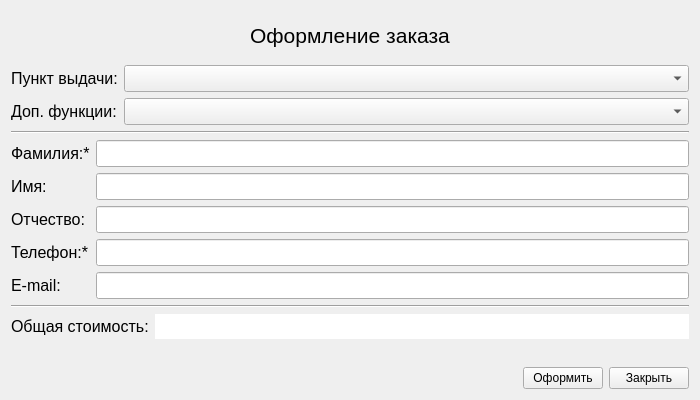
<?xml version="1.0" encoding="UTF-8"?>
<ui version="4.0">
 <class>CreateOrderForm</class>
 <widget class="QWidget" name="CreateOrderForm">
  <property name="windowModality">
   <enum>Qt::ApplicationModal</enum>
  </property>
  <property name="geometry">
   <rect>
    <x>0</x>
    <y>0</y>
    <width>700</width>
    <height>400</height>
   </rect>
  </property>
  <property name="windowTitle">
   <string>Оформление заказа</string>
  </property>
  <layout class="QGridLayout" name="gridLayout">
   <item row="4" column="0">
    <widget class="Line" name="line_2">
     <property name="orientation">
      <enum>Qt::Horizontal</enum>
     </property>
    </widget>
   </item>
   <item row="5" column="0">
    <layout class="QFormLayout" name="formLayout_3">
     <property name="topMargin">
      <number>0</number>
     </property>
     <item row="0" column="0">
      <widget class="QLabel" name="finalCost_Label">
       <property name="font">
        <font>
         <pointsize>12</pointsize>
        </font>
       </property>
       <property name="text">
        <string>Общая стоимость:</string>
       </property>
      </widget>
     </item>
     <item row="0" column="1">
      <widget class="QLineEdit" name="finalCost_LineEdit">
       <property name="font">
        <font>
         <pointsize>12</pointsize>
        </font>
       </property>
       <property name="frame">
        <bool>false</bool>
       </property>
       <property name="readOnly">
        <bool>true</bool>
       </property>
      </widget>
     </item>
    </layout>
   </item>
   <item row="0" column="0">
    <widget class="QLabel" name="label">
     <property name="font">
      <font>
       <pointsize>16</pointsize>
      </font>
     </property>
     <property name="text">
      <string>Оформление заказа</string>
     </property>
     <property name="alignment">
      <set>Qt::AlignCenter</set>
     </property>
    </widget>
   </item>
   <item row="1" column="0">
    <layout class="QFormLayout" name="formLayout">
     <property name="rowWrapPolicy">
      <enum>QFormLayout::DontWrapRows</enum>
     </property>
     <property name="topMargin">
      <number>0</number>
     </property>
     <item row="0" column="0">
      <widget class="QLabel" name="deliveryPoint_Label">
       <property name="font">
        <font>
         <pointsize>12</pointsize>
        </font>
       </property>
       <property name="text">
        <string>Пункт выдачи:</string>
       </property>
      </widget>
     </item>
     <item row="0" column="1">
      <widget class="QComboBox" name="deliveryPoint_comboBox">
       <property name="font">
        <font>
         <pointsize>12</pointsize>
        </font>
       </property>
      </widget>
     </item>
     <item row="1" column="0">
      <widget class="QLabel" name="extraFunc_Label">
       <property name="font">
        <font>
         <pointsize>12</pointsize>
        </font>
       </property>
       <property name="text">
        <string>Доп. функции:</string>
       </property>
      </widget>
     </item>
     <item row="1" column="1">
      <widget class="QComboBox" name="extraFunc_comboBox">
       <property name="font">
        <font>
         <pointsize>12</pointsize>
        </font>
       </property>
      </widget>
     </item>
    </layout>
   </item>
   <item row="2" column="0">
    <widget class="Line" name="line">
     <property name="orientation">
      <enum>Qt::Horizontal</enum>
     </property>
    </widget>
   </item>
   <item row="6" column="0">
    <layout class="QHBoxLayout" name="horizontalLayout">
     <item>
      <spacer name="horizontalSpacer">
       <property name="orientation">
        <enum>Qt::Horizontal</enum>
       </property>
       <property name="sizeHint" stdset="0">
        <size>
         <width>40</width>
         <height>20</height>
        </size>
       </property>
      </spacer>
     </item>
     <item>
      <widget class="QPushButton" name="pushButton_confirm">
       <property name="text">
        <string>Оформить</string>
       </property>
      </widget>
     </item>
     <item>
      <widget class="QPushButton" name="pushButton_close">
       <property name="text">
        <string>Закрыть</string>
       </property>
      </widget>
     </item>
    </layout>
   </item>
   <item row="3" column="0">
    <layout class="QFormLayout" name="formLayout_2">
     <property name="topMargin">
      <number>0</number>
     </property>
     <item row="0" column="0">
      <widget class="QLabel" name="lastName_Label">
       <property name="font">
        <font>
         <pointsize>12</pointsize>
        </font>
       </property>
       <property name="text">
        <string>Фамилия:*</string>
       </property>
      </widget>
     </item>
     <item row="0" column="1">
      <widget class="QLineEdit" name="lastName_LineEdit">
       <property name="font">
        <font>
         <pointsize>12</pointsize>
        </font>
       </property>
      </widget>
     </item>
     <item row="1" column="0">
      <widget class="QLabel" name="firstName_Label">
       <property name="font">
        <font>
         <pointsize>12</pointsize>
        </font>
       </property>
       <property name="text">
        <string>Имя:</string>
       </property>
      </widget>
     </item>
     <item row="1" column="1">
      <widget class="QLineEdit" name="firstName_LineEdit">
       <property name="font">
        <font>
         <pointsize>12</pointsize>
        </font>
       </property>
      </widget>
     </item>
     <item row="2" column="0">
      <widget class="QLabel" name="otchestvo_Label">
       <property name="font">
        <font>
         <pointsize>12</pointsize>
        </font>
       </property>
       <property name="text">
        <string>Отчество:</string>
       </property>
      </widget>
     </item>
     <item row="2" column="1">
      <widget class="QLineEdit" name="otchestvo_LineEdit">
       <property name="font">
        <font>
         <pointsize>12</pointsize>
        </font>
       </property>
      </widget>
     </item>
     <item row="3" column="0">
      <widget class="QLabel" name="telephone_Label">
       <property name="font">
        <font>
         <pointsize>12</pointsize>
        </font>
       </property>
       <property name="text">
        <string>Телефон:*</string>
       </property>
      </widget>
     </item>
     <item row="3" column="1">
      <widget class="QLineEdit" name="telephone_LineEdit">
       <property name="font">
        <font>
         <pointsize>12</pointsize>
        </font>
       </property>
       <property name="maxLength">
        <number>11</number>
       </property>
      </widget>
     </item>
     <item row="4" column="0">
      <widget class="QLabel" name="email_Label">
       <property name="font">
        <font>
         <pointsize>12</pointsize>
        </font>
       </property>
       <property name="text">
        <string>E-mail:</string>
       </property>
      </widget>
     </item>
     <item row="4" column="1">
      <widget class="QLineEdit" name="email_LineEdit">
       <property name="font">
        <font>
         <pointsize>12</pointsize>
        </font>
       </property>
      </widget>
     </item>
    </layout>
   </item>
  </layout>
 </widget>
 <resources/>
 <connections/>
</ui>
